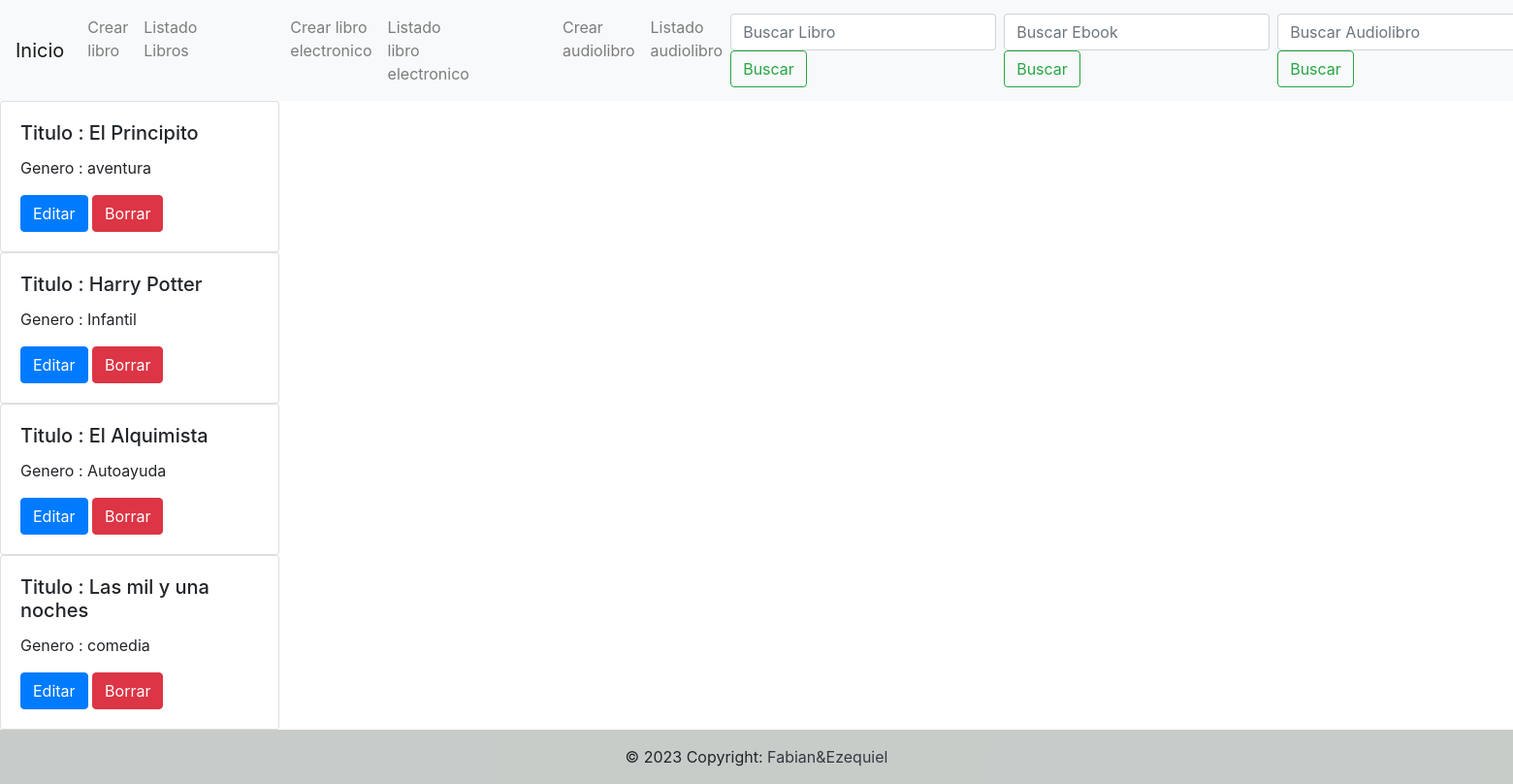
Before: / with the older database file.
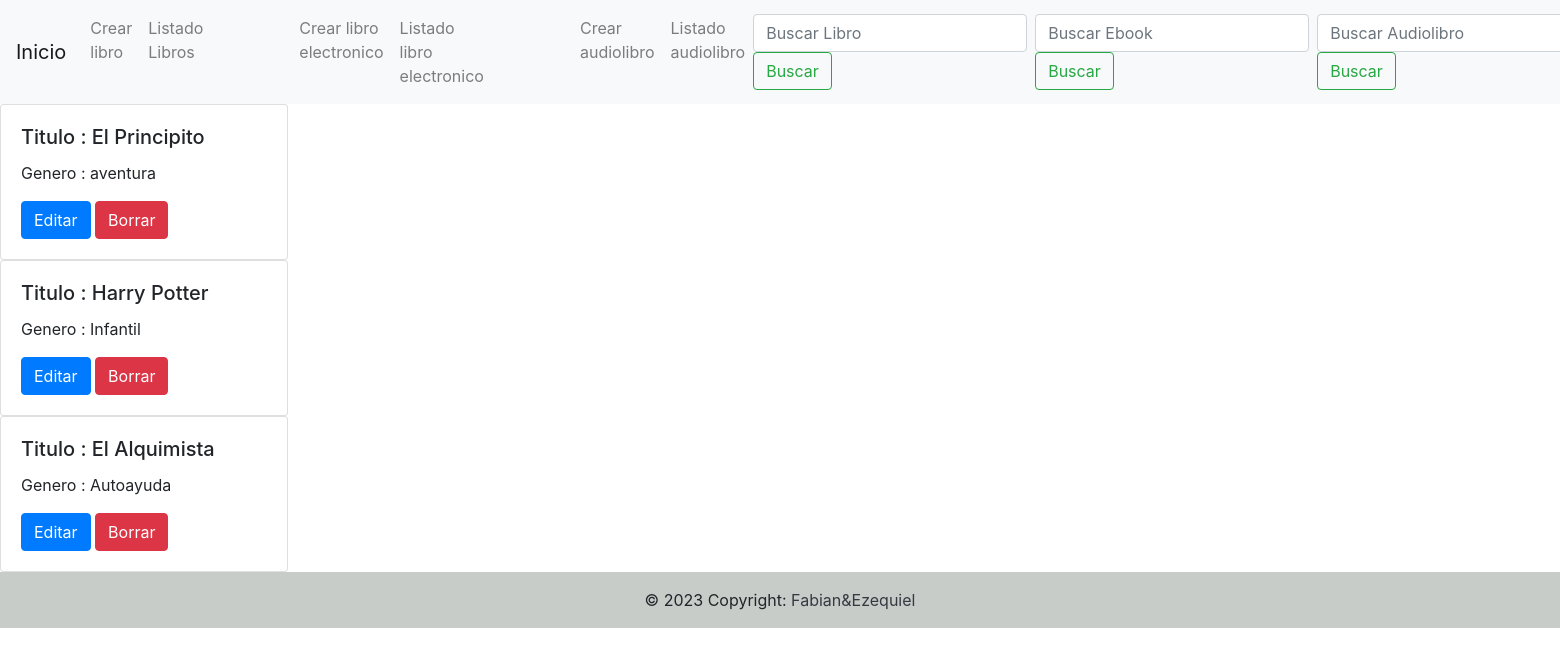
After: the same page with the newer database file.
### catalog/models.py (models this page shows, shortened)
class Books(models.Model):
    title = models.CharField(max_length=120)
    book_genre = models.CharField(max_length=40)

### catalog/views.py (the view)
# urls.py: path("", list_book, name = "list_book" ),
def list_book(request):
    books = Books.objects.all()
    context = {
        "book":books
    }
    return render(request, "list_book.html", context=context)

### templates/list_book.html (shortened to what this page needs)
{% extends 'base.html' %}
{% block contenido_que_cambia %}
{% for book in book %}
<div class="card" style="width: 18rem;">
    <div class="card-body">
      <h5 class="card-title"> Titulo : {{book.title}}</h5>
      <p class="card-text">  Genero : {{book.book_genre}}</p>
      <a href="#" class = "btn btn-primary">Editar</a>
      <a href="/delete_book/{{book.id}}/" class = "btn btn-danger">Borrar</a>
    </div>
</div>
{% endfor%}
{% endblock %}

### templates/base.html (shortened to what this page needs)
<!DOCTYPE html>
<html lang="en">
<head>
    <link rel="stylesheet" href="https://cdn.jsdelivr.net/npm/bootstrap@4.6.2/dist/css/bootstrap.min.css"
>
</head>
<body>
    <nav class="navbar navbar-expand-lg navbar-light bg-light">
        <a class="navbar-brand" href="/">Inicio</a>
        <div class="collapse navbar-collapse" id="navbarSupportedContent">
            <ul class="navbar-nav mr-auto">
                <li class="nav-item">
                    <a class="nav-link" href="/create_book/">Crear libro</a>
                </li>
                <li class="nav-item">
                    <a class="nav-link" href="/list_book/" style="margin-right: 5rem ;">Listado Libros</a>
                </li>
                <li class="nav-item">
                    <a class="nav-link" href="/create_ebook/">Crear libro electronico</a>
                </li>
                <li class="nav-item">
                    <a class="nav-link" href="/list_ebook/"style="margin-right: 5rem ;">Listado libro electronico</a>
                </li>
                <li class="nav-item">
                    <a class="nav-link" href="/create_audiobook/">Crear audiolibro</a>
                </li>
                <li class="nav-item">
                    <a class="nav-link" href="/list_audiobook/">Listado audiolibro</a>
                </li>
            </ul>
            <form class="form-inline my-2 my-lg-0" action="/search_books/" method="GET">
                <input class="form-control mr-sm-2" type="search" placeholder="Buscar Libro" aria-label="Search" title = "search">
                <button class="btn btn-outline-success my-2 my-sm-0" type="submit">Buscar</button>
            </form>
            <form class="form-inline my-2 my-lg-0" action="/search_ebook/" method="GET">
                <input class="form-control mr-sm-2" type="search" placeholder="Buscar Ebook" aria-label="Search" name = 'search'>
                <button class="btn btn-outline-success my-2 my-sm-0" type="submit">Buscar</button>
            </form>
            <form class="form-inline my-2 my-lg-0" action="/search_audiobook/" method="GET">
                <input class="form-control mr-sm-2" type="search" placeholder="Buscar Audiolibro" aria-label="Search" name = 'search'>
                <button class="btn btn-outline-success my-2 my-sm-0" type="submit">Buscar</button>
            </form>
        </div>
    </nav>
    {% block contenido_que_cambia %}{% endblock %}
    <footer class="bg-light text-center text-lg-start">
        <div class="text-center p-3" style="background-color: rgba(3, 25, 8, 0.2);">
            © 2023 Copyright:
            <a class="text-dark" href="https://mdbootstrap.com/">Fabian&Ezequiel</a>
        </div>
    </footer>
</body>
</html>

Changed rows visible on the page:
removed Books: title "Las mil y una noches", book_genre "comedia"
